Frame 1 (no input): blank canvas, image omitted
Frame 60 (no input): blank canvas, image omitted
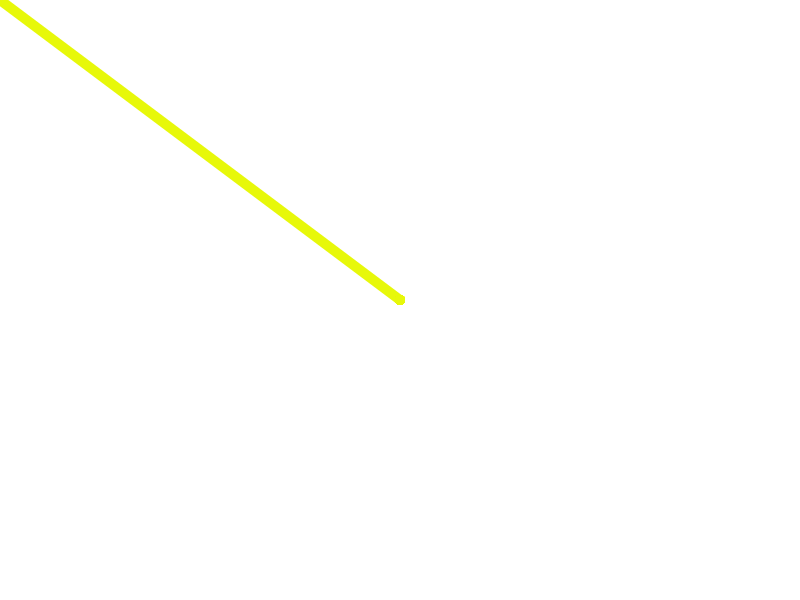
Frame 120 (the mouse pressed at the canvas centre since frame 60)

The p5.js sketch whose frames 1 and 60 were blank and that drew this single picture after the mouse press (run headless with seeded random() and noise() and a simulated clock; from frame 60 on, the mouse is pressed at the canvas centre):

// p5.js sketch
// ── sketch.js
function getRandomInt(max) {
	return Math.floor(Math.random() * max);
  }
  

function setup()
{
	createCanvas(800, 600);
	background(255);
	stroke(0);
	strokeWeight(10);


	

}



function draw()
{
	line(mouseX,mouseY,pmouseX,pmouseY);

}

function mousePressed()
{
	stroke(getRandomInt(256),getRandomInt(256),getRandomInt(256));
}

function keyPressed()
{
	background(255);
}
